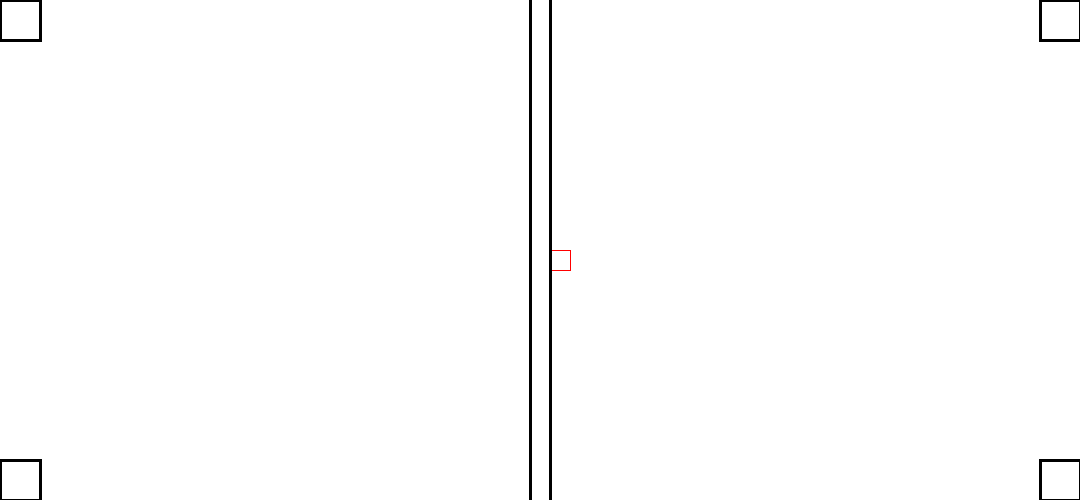
Frame 1 (no input)
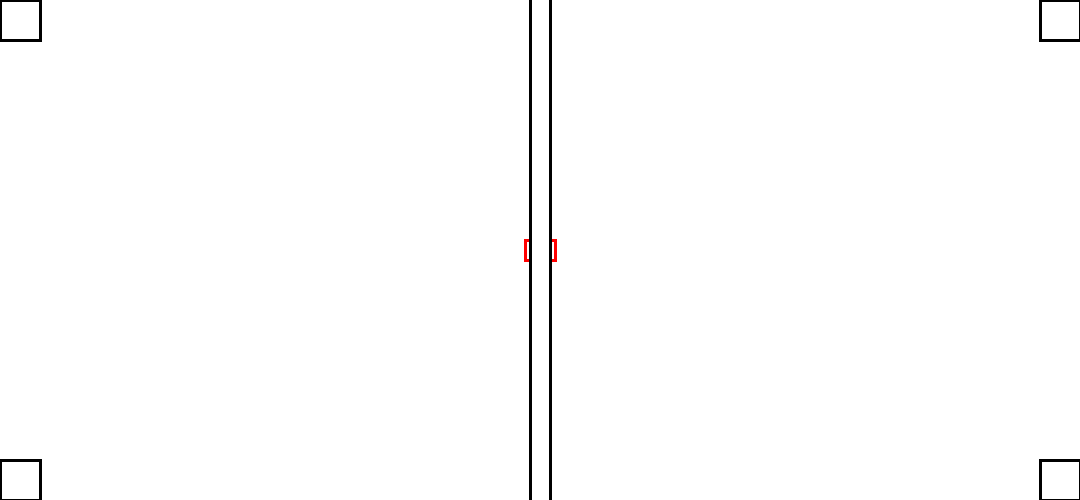
Frame 60 (the mouse pressed at the canvas centre just before this capture)
Frame 120 (the mouse held since frame 60 and released just before this capture): identical to frame 60, image omitted

The Processing sketch that drew these frames (run headless with seeded random() and noise(); from frame 60 on, the mouse is pressed at the canvas centre):

// Processing sketch: Aerial_Assist_Game
// ── Aerial_Assist_Game.pde
  float playerX = 250;
  float playerY = 250;
  float angleD = 0;
  float angleR = radians(angleD);
  Robot player = new Robot(15*2,10*2,5*2,3,100,1);
  Robot red1 = new Robot(14*2,8*2,6*2,2,115,2);
  Robot red2 = new Robot(19*2,11*2,4*2,3,96,3);
  Robot blue1 = new Robot(22*2,12*2,5*2,3,120,4);
  Robot blue2 = new Robot(18*2,12*2,2*2,3,116,5);
  Robot blue3 = new Robot(17*2,9*2,6*2,5,84,6);
  boolean[] keys = new boolean[4];
  
  
  void setup() {
    background(255);
    size(1080,500);  
  }
  
  
  
  void draw() {
  //  background(random(255),random(255),random(255));
    background(255);
    player.display();
    player.drive();
    fill(255);
    stroke(0);
    rectMode(CENTER);
    rect(20,20,40,40);
    rect(1060,20,40,40);
    rect(20,480,40,40);
    rect(1060,480,40,40);
    rect(540,250,20,540);
  }
  
  void keyPressed() {
    if(key=='a') {
      keys[0] = true;
    }
    if(key=='d') {
      keys[1] = true;
    }
    if(key=='w') {
      keys[2] = true;
    }
    if(key=='s') {
      keys[3] = true;
    }
  }
  
  void keyReleased() {
    if(key=='a') {
      keys[0] = false;
    }
    if(key=='d') {
      keys[1] = false;
    }
    if(key=='w') {
      keys[2] = false;
    }
    if(key=='s') {
      keys[3] = false;
    }
  }


// ── Robot.pde
class Robot
{
  //Name Variables Here
  float botX;
  float botY;
  float botangleR;
  int botleng;
  int botwid;
  int bothig;
  boolean hasball;
  float topspd;
  int botnum;
  int mass;
  
  
  
  Robot(int leng, int wid, int high,float spd,int mas,int num)
  {
    //Initialize Variables in Here and set to parameters
    botX = 540;
    botY= 250;
    botangleR = 0;
    botleng = leng;
    botwid = wid;
    bothig = high;
    hasball = false;
    topspd = spd;
    botnum = num;
    mass = mas;    
  }
  
  
  void drive() {
    if(botnum == 1) {
        if(keys[0]) {
          botangleR = botangleR-(PI/45);
        }
        if(keys[1]) {
          botangleR = botangleR+(PI/45);
        }
        if(keys[2]) {
          botX = botX + topspd*cos(botangleR);
          botY = botY + topspd*sin(botangleR);
        }
        if(keys[3]) {
          botX = botX - topspd*cos(botangleR);
          botY = botY - topspd*sin(botangleR);
        }
    }
      if(botX<0) {
        botX = 0;
      }
      if(botX>1080) {
        botX = 1080*2;
      }
      if(botY<0) {
        botY = 0;
      }
      if(botY>500) {
        botY = 500;
      }
    }
  
  
  void display() {
    fill(255);
    pushMatrix();
    translate(botX,botY);
    rotate(botangleR);
    if(botnum >= 1 && botnum <= 3) {
      stroke(255, 0, 0);
      fill(255);
    }
    else if(botnum >= 4 && botnum <= 6) {
      stroke(0, 0, 255);
      fill(255);
    }
    rect(0,0,botleng,botwid);
    popMatrix();
    rectMode(CENTER);
    strokeWeight(3);
   }
    
   
    
}
  
